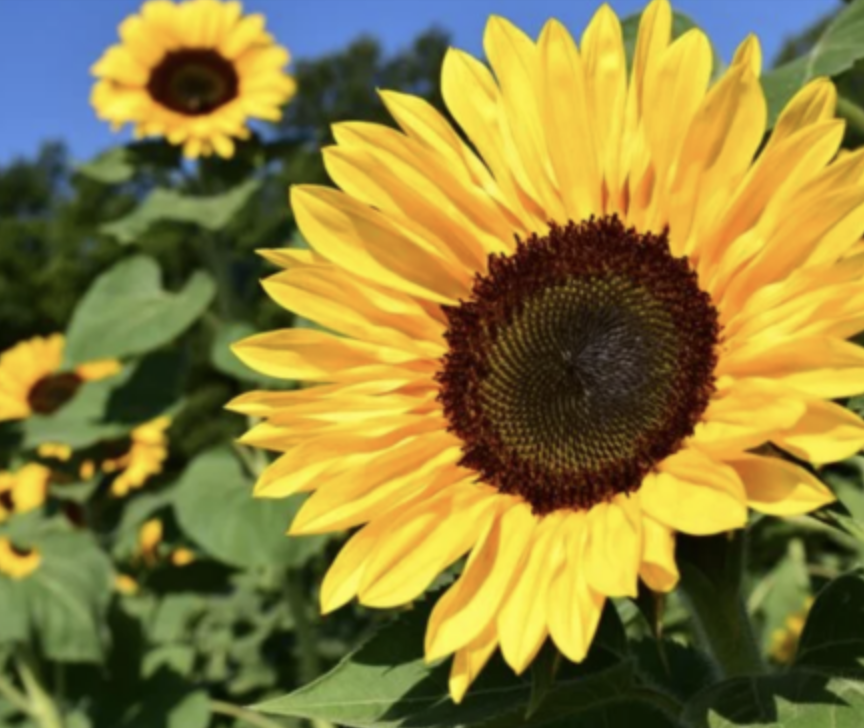
#> input picture notes/10._datascience-tools/0._learning__py_Data-science_tools/00._exercises/flower.png, 864 x 728 px
$ python 01._imgmanipulation_NumPy.py
#> lines starting #> are read from the running program, lines starting #| are printed output that depends on the picture
"""

"""

import os
import numpy as np
import matplotlib.pyplot as plt


def get_image(path = 'flower.png'):
    script_dir = os.path.dirname(os.path.realpath(__file__))
    img_path = os.path.join(script_dir, path)

    return plt.imread(img_path)

def Image(image, title):
    return np.array(
        [
            (image,  title)
        ],
        dtype=[('image', 'object'), ('title', 'U32')]
    )

def compare_images(data):
    MAX_COLS = 4
    SIZE = (5, 5) # 5x5 inches (width, height (aka. columns, rows))

    n = len(data) # number of images (arrays of object and title)
    cols = min(n, MAX_COLS)
    rows = n // cols + 1 # cols + 1, because of the title

    fig, axs = plt.subplots(rows, cols, figsize=(cols * SIZE[0], rows * SIZE[1]))

    axs = np.atleast_1d(axs).flatten()

    data = np.atleast_1d(data).flatten()

    # ----------------------------------------
    for ax, (img, title) in zip(axs, data): # zip: iterate both arrays in parallel
        ax.imshow(img)
        ax.set_title(title)
        ax.axis('off')

    # remove empty axes
    for ax in axs[n:]:
        ax.axis('off')

    # ----------------------------------------
    #plt.tight_layout()
    plt.show()


# --------------------------------------------
# -------------- main exercises --------------

def read_simple_image():
    img = get_image()

    # Show image
    plt.imshow(img)

    # __main__ that just runs plt.show()
    plt.show()

def read_manipulate_image():
    img = get_image()
#> in get_image, returned value is the input picture: shape (728, 864, 4) float32; mean R, G, B, A 0.545, 0.497, 0.238, 1
    manipulated_img = img.copy()


    manipulated_img[::2, ::2] = 0  # manipulate image
    area = np.array([0, 0, 100, 100]) # at 0,0 with 100x100 size
    zoomed = zoom_image(img, area)
    print (img)
    print (zoomed)


    compare_images([
        Image(img, 'Original'),
        Image(manipulated_img, 'Manipulated'),
        Image(zoomed, 'Zoomed')
    ])

def zoom_image(img, zoom):
    """
    Zoom into an zoom area of an image.
    - img: image to zoom into
    - zoom: 4-tuple (x, y, width, height) of the area to zoom
    """

    zoomed = img[
            zoom[1]:zoom[1]+zoom[3],
            zoom[0]:zoom[0]+zoom[2]]

    return Image(
        zoomed,
        'Zoomed'
    )


# --------------------------------------------
def main():
    #read_simple_image()
    read_manipulate_image()
#> in read_manipulate_image, `manipulated_img[::2, ::2] = 0`:
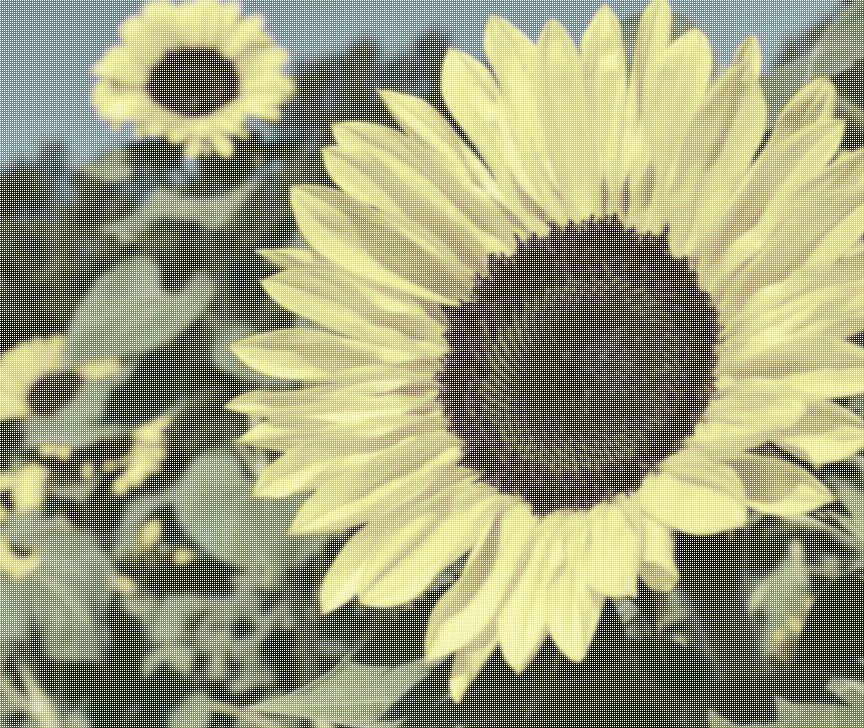
#> manipulated_img: shape (728, 864, 4) float32; mean R, G, B, A 0.409, 0.373, 0.178, 0.75; transparent parts drawn white
#> in zoom_image, `zoomed = img[ zoom[1]:zoom[1]+zoom[3], zoom[0]:zoom[0]+zoom[2]]`:
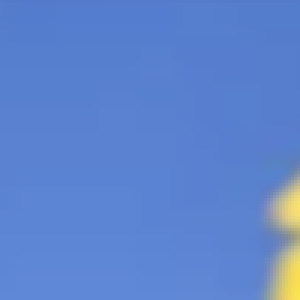
#> zoomed: shape (100, 100, 4) float32 (shown 3 times larger); mean R, G, B, A 0.366, 0.516, 0.805, 1
#> (printed output is left out)
#> (printed output is left out)
#> in compare_images, `MAX_COLS = 4`: MAX_COLS = 4
#> in compare_images, `n = len(data)`: n = 3
#> in compare_images, `rows = n // cols + 1`: rows = 2
#> the loop in compare_images, `for ax, (img, title) in zip(axs, data):` made 3 passes
#> title on passes 1 to 3: 'Original', 'Manipulated', 'Zoomed'

if __name__ == '__main__':
#> (the run stopped early here; a loop or call above may not have finished)
